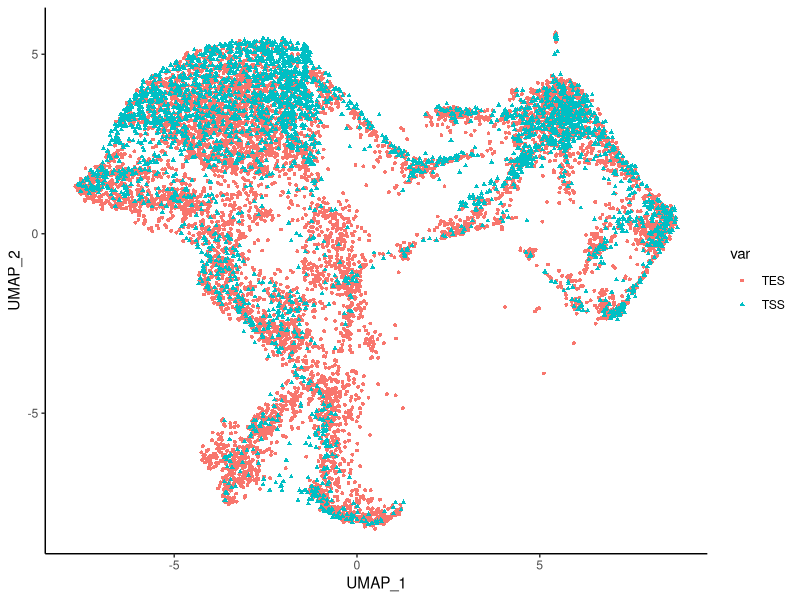
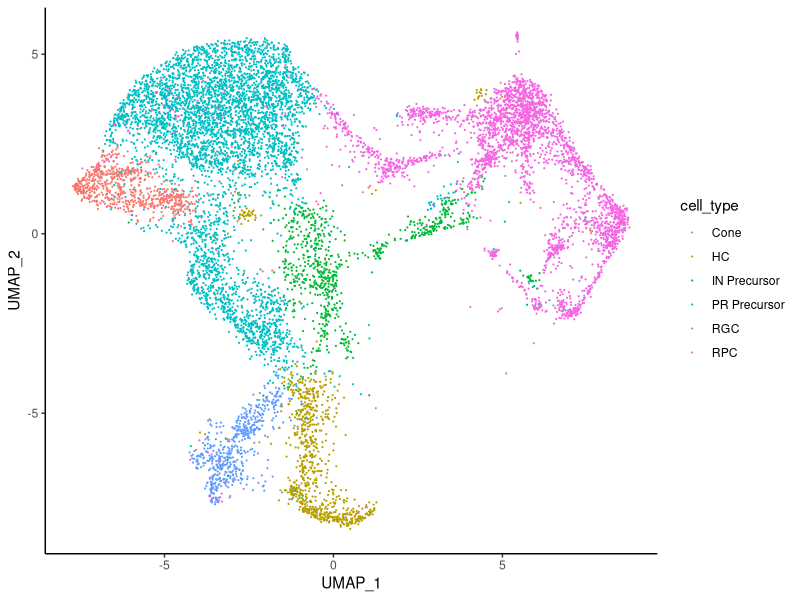
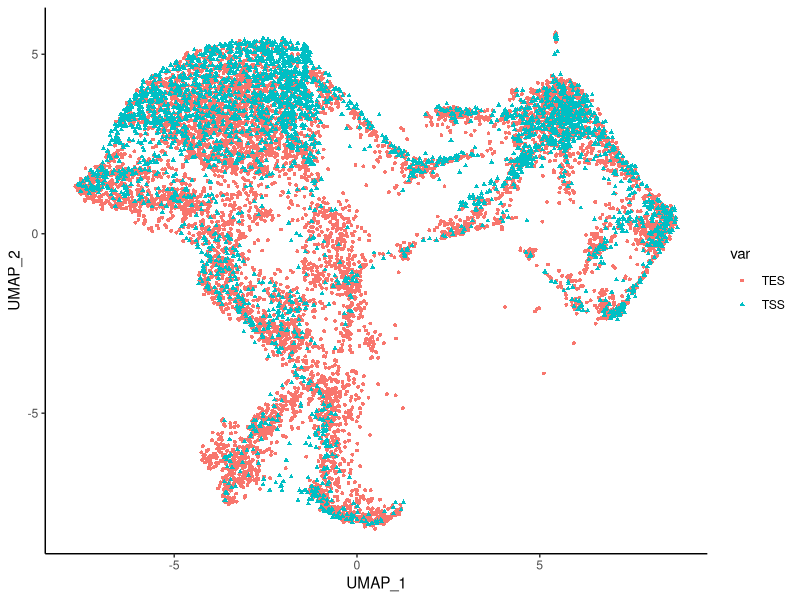
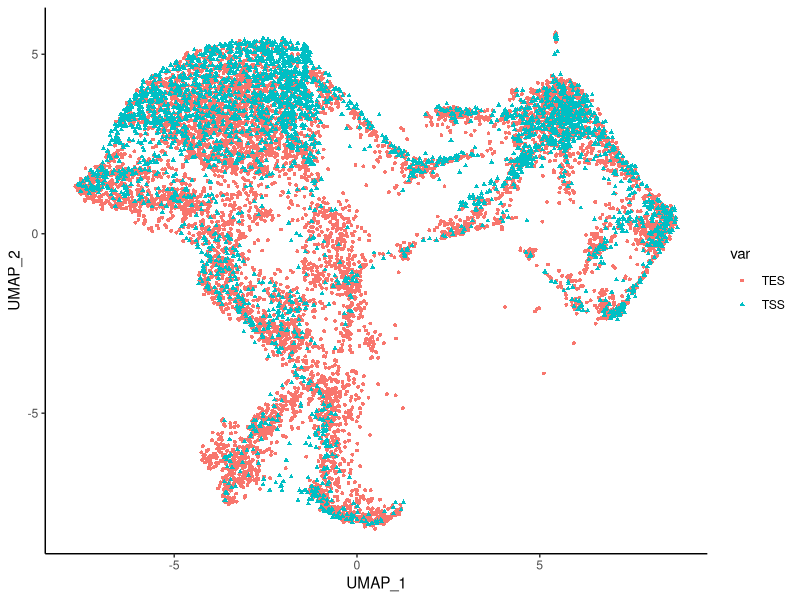
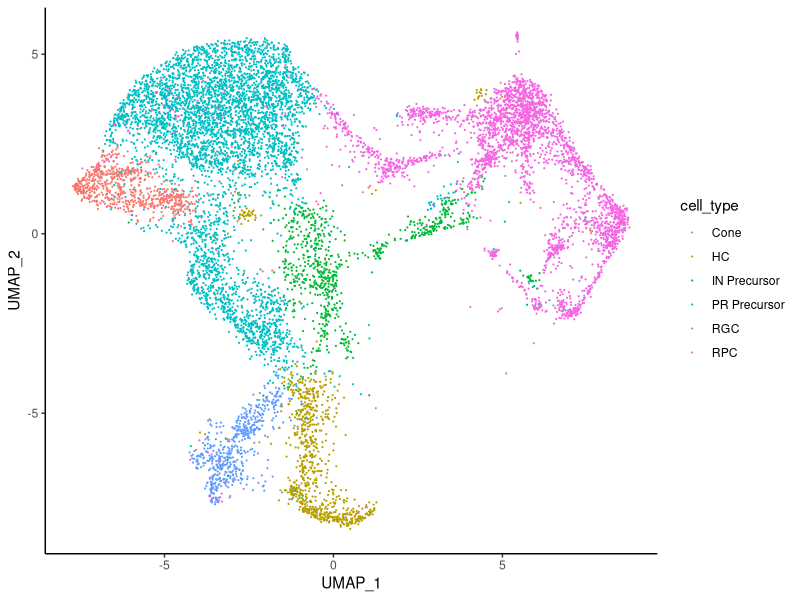
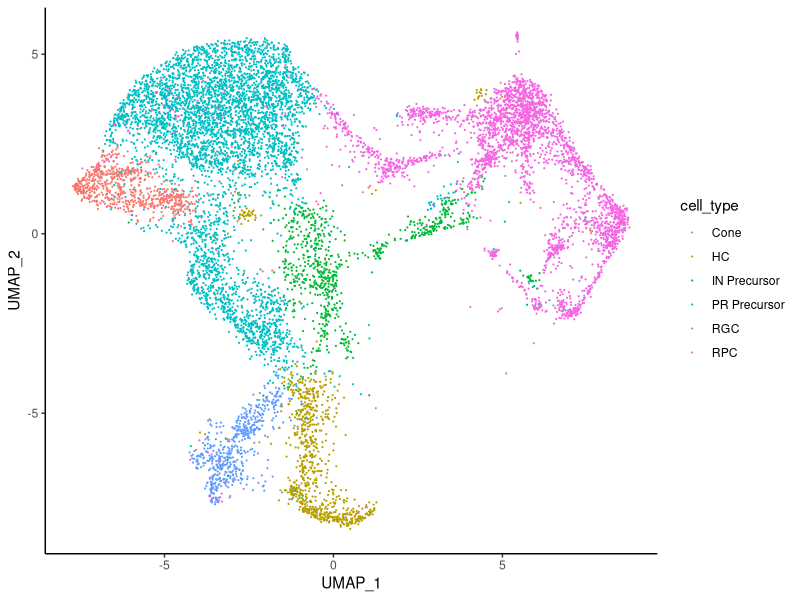

Write R code to recreate these figures, in order.
library(ggplot2)

if (!dir.exists("figure")) dir.create("figure")

# fig4b
data <- read.csv("umap.csv")
p <- ggplot(data, aes(x=UMAP_1, y=UMAP_2, )) + 
  geom_point(aes(col=var, shape = var), size=1) + 
  theme_classic()
p
ggsave(p, filename = "figure/D80_uamp.png", height = 6, width = 6.2)
ggsave(p, filename = "figure/D80_umap.pdf", height = 6, width = 6.2)

# supplementary fig7i
p <- ggplot(data, aes(x=UMAP_1, y=UMAP_2)) + 
  geom_point(aes(col=cell_type), size=0.1) + 
  theme_classic()
p
ggsave(p, filename = "figure/D80_cell_type.png", height = 6, width = 6.2)
ggsave(p, filename = "figure/D80_cell_type.pdf", height = 6, width = 6.2)

